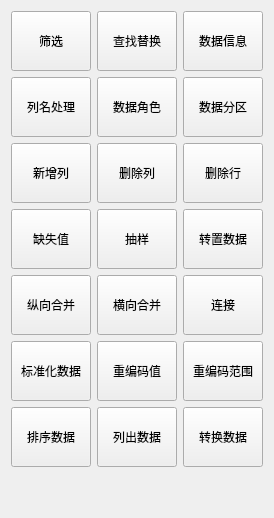
         <widget class="QWidget" name="page_data">
          <layout class="QGridLayout" name="gridLayout">
           <item row="5" column="4">
            <widget class="QToolButton" name="btn_data_filter">
             <property name="minimumSize">
              <size>
               <width>80</width>
               <height>60</height>
              </size>
             </property>
             <property name="maximumSize">
              <size>
               <width>80</width>
               <height>60</height>
              </size>
             </property>
             <property name="toolTip">
              <string>过滤数据</string>
             </property>
             <property name="text">
              <string>连接</string>
             </property>
             <property name="icon">
              <iconset resource="../pyqtsource.qrc">
               <normaloff>:/pyqt/source/images/lc_connectorcurve.png</normaloff>:/pyqt/source/images/lc_connectorcurve.png</iconset>
             </property>
             <property name="iconSize">
              <size>
               <width>32</width>
               <height>32</height>
              </size>
             </property>
             <property name="toolButtonStyle">
              <enum>Qt::ToolButtonTextUnderIcon</enum>
             </property>
            </widget>
           </item>
           <item row="3" column="3">
            <widget class="QToolButton" name="btn_data_sample">
             <property name="minimumSize">
              <size>
               <width>80</width>
               <height>60</height>
              </size>
             </property>
             <property name="maximumSize">
              <size>
               <width>80</width>
               <height>60</height>
              </size>
             </property>
             <property name="toolTip">
              <string>选择随机抽样</string>
             </property>
             <property name="text">
              <string>抽样</string>
             </property>
             <property name="icon">
              <iconset resource="../pyqtsource.qrc">
               <normaloff>:/pyqt/source/images/transition-random.png</normaloff>:/pyqt/source/images/transition-random.png</iconset>
             </property>
             <property name="iconSize">
              <size>
               <width>32</width>
               <height>32</height>
              </size>
             </property>
             <property name="toolButtonStyle">
              <enum>Qt::ToolButtonTextUnderIcon</enum>
             </property>
            </widget>
           </item>
           <item row="2" column="1">
            <widget class="QToolButton" name="btn_data_new_column">
             <property name="minimumSize">
              <size>
               <width>80</width>
               <height>60</height>
              </size>
             </property>
             <property name="maximumSize">
              <size>
               <width>80</width>
               <height>60</height>
              </size>
             </property>
             <property name="toolTip">
              <string>堆叠/拆分列</string>
             </property>
             <property name="text">
              <string>新增列</string>
             </property>
             <property name="icon">
              <iconset resource="../pyqtsource.qrc">
               <normaloff>:/pyqt/source/images/entirecolumn.png</normaloff>:/pyqt/source/images/entirecolumn.png</iconset>
             </property>
             <property name="iconSize">
              <size>
               <width>32</width>
               <height>32</height>
              </size>
             </property>
             <property name="toolButtonStyle">
              <enum>Qt::ToolButtonTextUnderIcon</enum>
             </property>
            </widget>
           </item>
           <item row="0" column="1">
            <widget class="QToolButton" name="btn_data_row_filter">
             <property name="minimumSize">
              <size>
               <width>80</width>
               <height>60</height>
              </size>
             </property>
             <property name="maximumSize">
              <size>
               <width>80</width>
               <height>60</height>
              </size>
             </property>
             <property name="text">
              <string>筛选</string>
             </property>
             <property name="icon">
              <iconset resource="../pyqtsource.qrc">
               <normaloff>:/pyqt/source/images/formfilternavigator.png</normaloff>:/pyqt/source/images/formfilternavigator.png</iconset>
             </property>
             <property name="iconSize">
              <size>
               <width>32</width>
               <height>32</height>
              </size>
             </property>
             <property name="toolButtonStyle">
              <enum>Qt::ToolButtonTextUnderIcon</enum>
             </property>
            </widget>
           </item>
           <item row="6" column="4">
            <widget class="QToolButton" name="btn_3">
             <property name="minimumSize">
              <size>
               <width>80</width>
               <height>60</height>
              </size>
             </property>
             <property name="maximumSize">
              <size>
               <width>80</width>
               <height>60</height>
              </size>
             </property>
             <property name="text">
              <string>重编码范围</string>
             </property>
             <property name="icon">
              <iconset resource="../pyqtsource.qrc">
               <normaloff>:/pyqt/source/images/lc_datasubtotals.png</normaloff>:/pyqt/source/images/lc_datasubtotals.png</iconset>
             </property>
             <property name="iconSize">
              <size>
               <width>32</width>
               <height>32</height>
              </size>
             </property>
             <property name="toolButtonStyle">
              <enum>Qt::ToolButtonTextUnderIcon</enum>
             </property>
            </widget>
           </item>
           <item row="11" column="3">
            <spacer name="verticalSpacer">
             <property name="orientation">
              <enum>Qt::Vertical</enum>
             </property>
             <property name="sizeHint" stdset="0">
              <size>
               <width>20</width>
               <height>40</height>
              </size>
             </property>
            </spacer>
           </item>
           <item row="6" column="3">
            <widget class="QToolButton" name="btn_data_column_encode">
             <property name="minimumSize">
              <size>
               <width>80</width>
               <height>60</height>
              </size>
             </property>
             <property name="maximumSize">
              <size>
               <width>80</width>
               <height>60</height>
              </size>
             </property>
             <property name="text">
              <string>重编码值</string>
             </property>
             <property name="icon">
              <iconset resource="../pyqtsource.qrc">
               <normaloff>:/pyqt/source/images/wordcountdialog.png</normaloff>:/pyqt/source/images/wordcountdialog.png</iconset>
             </property>
             <property name="iconSize">
              <size>
               <width>32</width>
               <height>32</height>
              </size>
             </property>
             <property name="toolButtonStyle">
              <enum>Qt::ToolButtonTextUnderIcon</enum>
             </property>
            </widget>
           </item>
           <item row="5" column="3">
            <widget class="QToolButton" name="btn_data_merge_horizontal">
             <property name="minimumSize">
              <size>
               <width>80</width>
               <height>60</height>
              </size>
             </property>
             <property name="maximumSize">
              <size>
               <width>80</width>
               <height>60</height>
              </size>
             </property>
             <property name="toolTip">
              <string>组合表</string>
             </property>
             <property name="text">
              <string>横向合并</string>
             </property>
             <property name="icon">
              <iconset resource="../pyqtsource.qrc">
               <normaloff>:/pyqt/source/images/lc_togglemergecells.png</normaloff>:/pyqt/source/images/lc_togglemergecells.png</iconset>
             </property>
             <property name="iconSize">
              <size>
               <width>32</width>
               <height>32</height>
              </size>
             </property>
             <property name="toolButtonStyle">
              <enum>Qt::ToolButtonTextUnderIcon</enum>
             </property>
            </widget>
           </item>
           <item row="3" column="4">
            <widget class="QToolButton" name="btn_data_transpose">
             <property name="minimumSize">
              <size>
               <width>80</width>
               <height>60</height>
              </size>
             </property>
             <property name="maximumSize">
              <size>
               <width>80</width>
               <height>60</height>
              </size>
             </property>
             <property name="toolTip">
              <string>转置数据</string>
             </property>
             <property name="text">
              <string>转置数据</string>
             </property>
             <property name="icon">
              <iconset resource="../pyqtsource.qrc">
               <normaloff>:/pyqt/source/images/lc_datadatapilotrun.png</normaloff>:/pyqt/source/images/lc_datadatapilotrun.png</iconset>
             </property>
             <property name="iconSize">
              <size>
               <width>32</width>
               <height>32</height>
              </size>
             </property>
             <property name="toolButtonStyle">
              <enum>Qt::ToolButtonTextUnderIcon</enum>
             </property>
            </widget>
           </item>
           <item row="0" column="3">
            <widget class="QToolButton" name="btn_data_replace">
             <property name="minimumSize">
              <size>
               <width>80</width>
               <height>60</height>
              </size>
             </property>
             <property name="maximumSize">
              <size>
               <width>80</width>
               <height>60</height>
              </size>
             </property>
             <property name="text">
              <string>查找替换</string>
             </property>
             <property name="icon">
              <iconset resource="../pyqtsource.qrc">
               <normaloff>:/pyqt/source/images/dataprovider.png</normaloff>:/pyqt/source/images/dataprovider.png</iconset>
             </property>
             <property name="iconSize">
              <size>
               <width>32</width>
               <height>32</height>
              </size>
             </property>
             <property name="toolButtonStyle">
              <enum>Qt::ToolButtonTextUnderIcon</enum>
             </property>
            </widget>
           </item>
           <item row="3" column="1">
            <widget class="QToolButton" name="btn_data_missing_value">
             <property name="minimumSize">
              <size>
               <width>80</width>
               <height>60</height>
              </size>
             </property>
             <property name="maximumSize">
              <size>
               <width>80</width>
               <height>60</height>
              </size>
             </property>
             <property name="text">
              <string>缺失值</string>
             </property>
             <property name="icon">
              <iconset resource="../pyqtsource.qrc">
               <normaloff>:/pyqt/source/images/dbdistinctvalues.png</normaloff>:/pyqt/source/images/dbdistinctvalues.png</iconset>
             </property>
             <property name="iconSize">
              <size>
               <width>32</width>
               <height>32</height>
              </size>
             </property>
             <property name="toolButtonStyle">
              <enum>Qt::ToolButtonTextUnderIcon</enum>
             </property>
            </widget>
           </item>
           <item row="1" column="1">
            <widget class="QToolButton" name="btn_data_column_name">
             <property name="minimumSize">
              <size>
               <width>80</width>
               <height>60</height>
              </size>
             </property>
             <property name="maximumSize">
              <size>
               <width>80</width>
               <height>60</height>
              </size>
             </property>
             <property name="text">
              <string>列名处理</string>
             </property>
             <property name="icon">
              <iconset resource="../pyqtsource.qrc">
               <normaloff>:/pyqt/source/images/lc_selectdb.png</normaloff>:/pyqt/source/images/lc_selectdb.png</iconset>
             </property>
             <property name="iconSize">
              <size>
               <width>32</width>
               <height>32</height>
              </size>
             </property>
             <property name="toolButtonStyle">
              <enum>Qt::ToolButtonTextUnderIcon</enum>
             </property>
            </widget>
           </item>
           <item row="7" column="4">
            <widget class="QToolButton" name="btn_4">
             <property name="minimumSize">
              <size>
               <width>80</width>
               <height>60</height>
              </size>
             </property>
             <property name="maximumSize">
              <size>
               <width>80</width>
               <height>60</height>
              </size>
             </property>
             <property name="text">
              <string>转换数据</string>
             </property>
             <property name="icon">
              <iconset resource="../pyqtsource.qrc">
               <normaloff>:/pyqt/source/images/lc_accepttrackedchange.png</normaloff>:/pyqt/source/images/lc_accepttrackedchange.png</iconset>
             </property>
             <property name="iconSize">
              <size>
               <width>32</width>
               <height>32</height>
              </size>
             </property>
             <property name="toolButtonStyle">
              <enum>Qt::ToolButtonTextUnderIcon</enum>
             </property>
            </widget>
           </item>
           <item row="0" column="4">
            <widget class="QToolButton" name="btn_data_info">
             <property name="minimumSize">
              <size>
               <width>80</width>
               <height>60</height>
              </size>
             </property>
             <property name="maximumSize">
              <size>
               <width>80</width>
               <height>60</height>
              </size>
             </property>
             <property name="toolTip">
              <string>列出表特征</string>
             </property>
             <property name="text">
              <string>数据信息</string>
             </property>
             <property name="icon">
              <iconset resource="../pyqtsource.qrc">
               <normaloff>:/pyqt/source/images/NavOverFlow_Info.png</normaloff>:/pyqt/source/images/NavOverFlow_Info.png</iconset>
             </property>
             <property name="iconSize">
              <size>
               <width>32</width>
               <height>32</height>
              </size>
             </property>
             <property name="toolButtonStyle">
              <enum>Qt::ToolButtonTextUnderIcon</enum>
             </property>
            </widget>
           </item>
           <item row="5" column="1">
            <widget class="QToolButton" name="btn_data_merge_vertical">
             <property name="minimumSize">
              <size>
               <width>80</width>
               <height>60</height>
              </size>
             </property>
             <property name="maximumSize">
              <size>
               <width>80</width>
               <height>60</height>
              </size>
             </property>
             <property name="toolTip">
              <string>组合表</string>
             </property>
             <property name="text">
              <string>纵向合并</string>
             </property>
             <property name="icon">
              <iconset resource="../pyqtsource.qrc">
               <normaloff>:/pyqt/source/images/mergedocuments.png</normaloff>:/pyqt/source/images/mergedocuments.png</iconset>
             </property>
             <property name="iconSize">
              <size>
               <width>32</width>
               <height>32</height>
              </size>
             </property>
             <property name="toolButtonStyle">
              <enum>Qt::ToolButtonTextUnderIcon</enum>
             </property>
            </widget>
           </item>
           <item row="2" column="3">
            <widget class="QToolButton" name="btn_delete_column">
             <property name="minimumSize">
              <size>
               <width>80</width>
               <height>60</height>
              </size>
             </property>
             <property name="maximumSize">
              <size>
               <width>80</width>
               <height>60</height>
              </size>
             </property>
             <property name="text">
              <string>删除列</string>
             </property>
             <property name="icon">
              <iconset resource="../pyqtsource.qrc">
               <normaloff>:/pyqt/source/images/deletecolumns.png</normaloff>:/pyqt/source/images/deletecolumns.png</iconset>
             </property>
             <property name="iconSize">
              <size>
               <width>32</width>
               <height>32</height>
              </size>
             </property>
             <property name="toolButtonStyle">
              <enum>Qt::ToolButtonTextUnderIcon</enum>
             </property>
            </widget>
           </item>
           <item row="7" column="1">
            <widget class="QToolButton" name="btn_data_sort">
             <property name="minimumSize">
              <size>
               <width>80</width>
               <height>60</height>
              </size>
             </property>
             <property name="maximumSize">
              <size>
               <width>80</width>
               <height>60</height>
              </size>
             </property>
             <property name="toolTip">
              <string>转置数据</string>
             </property>
             <property name="text">
              <string>排序数据</string>
             </property>
             <property name="icon">
              <iconset resource="../pyqtsource.qrc">
               <normaloff>:/pyqt/source/images/lc_dbviewtablenames.png</normaloff>:/pyqt/source/images/lc_dbviewtablenames.png</iconset>
             </property>
             <property name="iconSize">
              <size>
               <width>32</width>
               <height>32</height>
              </size>
             </property>
             <property name="toolButtonStyle">
              <enum>Qt::ToolButtonTextUnderIcon</enum>
             </property>
            </widget>
           </item>
           <item row="1" column="4">
            <widget class="QToolButton" name="btn_data_partition">
             <property name="minimumSize">
              <size>
               <width>80</width>
               <height>60</height>
              </size>
             </property>
             <property name="maximumSize">
              <size>
               <width>80</width>
               <height>60</height>
              </size>
             </property>
             <property name="toolTip">
              <string>分区数据</string>
             </property>
             <property name="text">
              <string>数据分区</string>
             </property>
             <property name="icon">
              <iconset resource="../pyqtsource.qrc">
               <normaloff>:/pyqt/source/images/graphicfilterpopart.png</normaloff>:/pyqt/source/images/graphicfilterpopart.png</iconset>
             </property>
             <property name="iconSize">
              <size>
               <width>32</width>
               <height>32</height>
              </size>
             </property>
             <property name="toolButtonStyle">
              <enum>Qt::ToolButtonTextUnderIcon</enum>
             </property>
            </widget>
           </item>
           <item row="2" column="4">
            <widget class="QToolButton" name="btn_delete_row">
             <property name="minimumSize">
              <size>
               <width>80</width>
               <height>60</height>
              </size>
             </property>
             <property name="maximumSize">
              <size>
               <width>80</width>
               <height>60</height>
              </size>
             </property>
             <property name="text">
              <string>删除行</string>
             </property>
             <property name="icon">
              <iconset resource="../pyqtsource.qrc">
               <normaloff>:/pyqt/source/images/deleterows.png</normaloff>:/pyqt/source/images/deleterows.png</iconset>
             </property>
             <property name="iconSize">
              <size>
               <width>32</width>
               <height>32</height>
              </size>
             </property>
             <property name="toolButtonStyle">
              <enum>Qt::ToolButtonTextUnderIcon</enum>
             </property>
            </widget>
           </item>
           <item row="1" column="3">
            <widget class="QToolButton" name="btn_data_role">
             <property name="minimumSize">
              <size>
               <width>80</width>
               <height>60</height>
              </size>
             </property>
             <property name="maximumSize">
              <size>
               <width>80</width>
               <height>60</height>
              </size>
             </property>
             <property name="text">
              <string>数据角色</string>
             </property>
             <property name="icon">
              <iconset resource="../pyqtsource.qrc">
               <normaloff>:/pyqt/source/images/lc_renametable.png</normaloff>:/pyqt/source/images/lc_renametable.png</iconset>
             </property>
             <property name="iconSize">
              <size>
               <width>32</width>
               <height>32</height>
              </size>
             </property>
             <property name="toolButtonStyle">
              <enum>Qt::ToolButtonTextUnderIcon</enum>
             </property>
            </widget>
           </item>
           <item row="7" column="3">
            <widget class="QToolButton" name="btn_data_column_desc">
             <property name="minimumSize">
              <size>
               <width>80</width>
               <height>60</height>
              </size>
             </property>
             <property name="maximumSize">
              <size>
               <width>80</width>
               <height>60</height>
              </size>
             </property>
             <property name="text">
              <string>列出数据</string>
             </property>
             <property name="icon">
              <iconset resource="../pyqtsource.qrc">
               <normaloff>:/pyqt/source/images/lc_formatcolumns.png</normaloff>:/pyqt/source/images/lc_formatcolumns.png</iconset>
             </property>
             <property name="iconSize">
              <size>
               <width>32</width>
               <height>32</height>
              </size>
             </property>
             <property name="toolButtonStyle">
              <enum>Qt::ToolButtonTextUnderIcon</enum>
             </property>
            </widget>
           </item>
           <item row="6" column="1">
            <widget class="QToolButton" name="btn_data_standard">
             <property name="minimumSize">
              <size>
               <width>80</width>
               <height>60</height>
              </size>
             </property>
             <property name="maximumSize">
              <size>
               <width>80</width>
               <height>60</height>
              </size>
             </property>
             <property name="text">
              <string>标准化数据</string>
             </property>
             <property name="icon">
              <iconset resource="../pyqtsource.qrc">
               <normaloff>:/pyqt/source/images/lc_dataarearefresh.png</normaloff>:/pyqt/source/images/lc_dataarearefresh.png</iconset>
             </property>
             <property name="iconSize">
              <size>
               <width>32</width>
               <height>32</height>
              </size>
             </property>
             <property name="toolButtonStyle">
              <enum>Qt::ToolButtonTextUnderIcon</enum>
             </property>
            </widget>
           </item>
          </layout>
         </widget>
